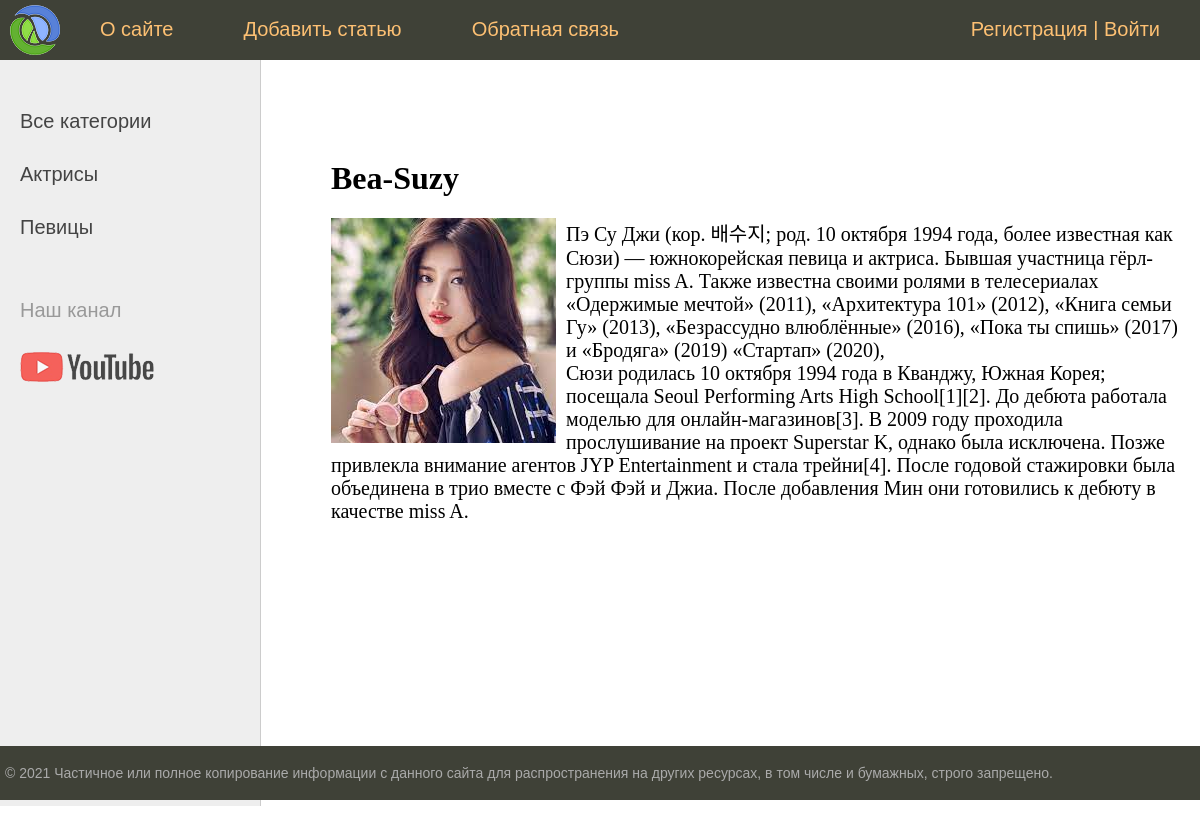
Screenshot of /post/pe-su-dzhi/ with the database file from the repository.
### women/models.py (models this page shows, shortened)
class Category(models.Model):
    name = models.CharField(max_length=100, db_index=True, verbose_name='Категория')
    slug = models.SlugField(max_length=255, unique=True, db_index=True, verbose_name='URL')
    def get_absolute_url(self):
        return reverse('category', kwargs={'cat_slug': self.slug})
    class Meta:
        verbose_name = 'Категория'
        verbose_name_plural = 'Категории'
        ordering = ['id']

class Women(models.Model):
    title = models.CharField(max_length=255, verbose_name="Заголовок")
    slug = models.SlugField(max_length=255, unique=True, db_index=True, verbose_name='URL')
    content = models.TextField(blank=True, verbose_name="Текст статьи")
    photo = models.ImageField(upload_to='photos/%Y/%m/%d/', verbose_name="Фото")
    time_create = models.DateTimeField(auto_now_add=True, verbose_name="Время создания")
    time_update = models.DateTimeField(auto_now=True, verbose_name="Время изменения")
    is_published = models.BooleanField(default=True, verbose_name="Публикация")
    cat = models.ForeignKey('Category', on_delete=models.PROTECT, verbose_name="Категории")
    def __str__(self):
        return self.title
    class Meta:
        verbose_name = 'Известные женщины'
        verbose_name_plural = 'Известные женщины'
        ordering = ['time_create', 'title']

### women/views.py (the view)
# urls.py: path('post/<slug:post_slug>/', ShowPost.as_view(), name='post'),
class ShowPost(DetailView):
    model = Women
    template_name = 'women/post.html'
    slug_url_kwarg = 'post_slug'
    context_object_name = 'post'
    def get_context_data(self, *, object_list=None, **kwargs):
        context = super().get_context_data(**kwargs)
        context['menu'] = menu
        context['title'] = context['post']
        return context

### women/templatetags/women_tags.py (called while the page is built)
@register.simple_tag(name='getcats')
def get_categories():
    return Category.objects.all()

### women/templates/women/post.html
{% extends 'women/base.html' %}
{% block content %}
<h1>{{ post.title }}</h1>
{% if post.photo %}
<p><img src="{{ post.photo.url }}" class="img-article-left"></p>
{% endif %}
{{ post.content|linebreaks }}
{% endblock content %}

### women/templates/women/base.html (shortened to what this page needs)
{% load static %}
{% load women_tags %}
<!DOCTYPE html>
<html>
<head>
	<link type="text/css" href="{% static 'women/css/style.css' %}" rel="stylesheet" />
</head>
<body>
<table class="table-page" border=0 cellpadding="0" cellspacing="0">
<tr><td valign=top>
{% block mainmenu %}
		<div class="header">
			<ul id="mainmenu" class="mainmenu">
				<li class="logo"><a href="{% url 'home' %}"><div class="logo"></div></a></li>
				{% for m in menu %}
					<li><a href="{% url m.url_name %}">{{m.title}}</a></li>
				{% endfor %}
				{% if request.user.is_authenticated %}
					<li class="last"> {{ user.username }} | <a href="{% url 'logout' %}">Выйти</a></li>
				{% else %}
					<li class="last"><a href="{% url 'register' %}">Регистрация</a> | <a href="{% url 'login' %}">Войти</a></li>
				{% endif %}
			</ul>
		</div>
{% endblock mainmenu %}
<table class="table-content" border=0 cellpadding="0" cellspacing="0">
<tr>
	<td valign="top" class="left-chapters">
		{% getcats as categories %}
	<ul id="leftchapters">
		{% if cat_selected == 0 %}
			<li class="selected">Все категории</li>
		{% else %}
			<li><a href="{% url 'home' %}">Все категории</a></li>
		{% endif %}
		{% for c in categories %}
			{% if c.pk == cat_selected %}
				<li class="selected">{{ c.name }}</li>
			{% else %}
				<li><a href="{{ c.get_absolute_url }}">{{ c.name }}</a></li>
			{% endif %}
		{% endfor %}
		<li class="share">
		<p>Наш канал</p>
		<a class="share-yt" href="https://www.youtube.com/channel/UClJzWfGWuGJL2t-3dYKcHTA/playlists" target="_blank" rel="nofollow"></a>
		</li>
	</ul>
</td>
<td valign="top" class="content">
	<div class="content-text">
{% block content %}
{% endblock %}
	</div>
</td></tr></table>
</td></tr>
<tr><td valign=top>
	<div id="footer">
		<p>&copy; 2021 Частичное или полное копирование информации с данного сайта для распространения на других ресурсах, в том числе и бумажных, строго запрещено.</p>
	</div>
</td></tr></table>
</body>
</html>

### women/static/women/css/style.css (style rules this page uses)
html, body { font-family: 'Arial'; margin: 0; padding: 0; height: 100%; width: 100%; color: #444; }
a { color: #0059b2; text-decoration: none; }
img { max-width: 600px; height: auto; }
img.img-article-left { max-width: 300px; height: auto; float: left; padding: 0 10px 10px 0; }
.table-page { width: 100%; height: 100%; vertical-align: top; }
.table-page tr { height: 100%; }
.header { background: #3F4137; height: 60px; }
.logo { background: url('../images/logo.png') no-repeat 10px 5px; width: 70px; height: 60px; }
ul.mainmenu { list-style: none; margin: 0; padding: 0; height: 60px; color: #fdc073; font-size: 20px; overflow: hidden; }
ul.mainmenu li { float: left; margin: 18px 40px 0 30px; }
ul.mainmenu li.logo { margin: 0; }
ul.mainmenu li.last { float: right; }
ul.mainmenu li a { color: #fdc073; text-decoration: none; }
.table-content { width: 100%; min-height: 100%; height: 100%; }
.left-chapters { margin: 0; background: #eee; border-right: 1px solid #ccc; min-height: 100%; }
.left-chapters ul { width: 230px; min-height: 100%; margin: 0; padding: 20px 10px 10px 20px; list-style: none; font-size: 20px; }
.left-chapters ul li { margin: 30px 0 0 0; color: #999; }
.left-chapters ul li a { color: #444; text-decoration: none; }
.left-chapters ul li.share { margin: 60px 0 0 0; }
.left-chapters ul li.share p { margin: 30px 0 30px 0; }
.left-chapters ul li.share a { display: inline-block; width: 40px; height: 40px; margin: 0 20px 0 0; }
.left-chapters ul li.share a.share-yt { width: 100%; height: 30px; background: url('../images/share_yt.png') no-repeat 0 0 }
.content { padding: 40px 20px 20px 40px; width: 100%; box-sizing: border-box; }
.content-text { margin: 60px 0 0 30px; color: #000; font-size: 20px; font-family: Yandex Sans Display Light; }
.content-text h1 { font-size: 32px; }
#footer { box-sizing: border-box; background: #3F4137; padding: 5px; color: #aaa; font-size: 14px; font-family: Verdana, Geneva, Arial, Helvetica; text-align: left; overflow: hidden; }

### rows the page displays
Category: name "Актрисы"
Category: name "Певицы"
Women: title "Bea-Suzy", photo (picture), content "Пэ Су Джи (кор. 배수지; род. 10 октября 1994 года, более известная как Сюзи) — южнокорейская певица и актриса. Бывшая участница гёрл-группы miss A. Также известна своими ролями в телесериалах «Одержимые мечтой» (2011), «Архитектура 101» (2012), «Книга семьи Гу» (2013), «Безрассудно влюблённые» (2016), «Пока ты спишь» (2017) и «Бродяга» (2019) «Стартап» (2020), Сюзи родилась 10 октября 1994 года в Кванджу, Южная Корея; посещала Seoul Performing Arts High School[1][2]. До дебюта работала моделью для онлайн-магазинов[3]. В 2009 году проходила прослушивание на проект Superstar K, однако была исключена. Позже привлекла внимание агентов JYP Entertainment и стала трейни[4]. После годовой стажировки…"

### other values shown
{{ m.title }} "О сайте" "Добавить статью" "Обратная связь"
